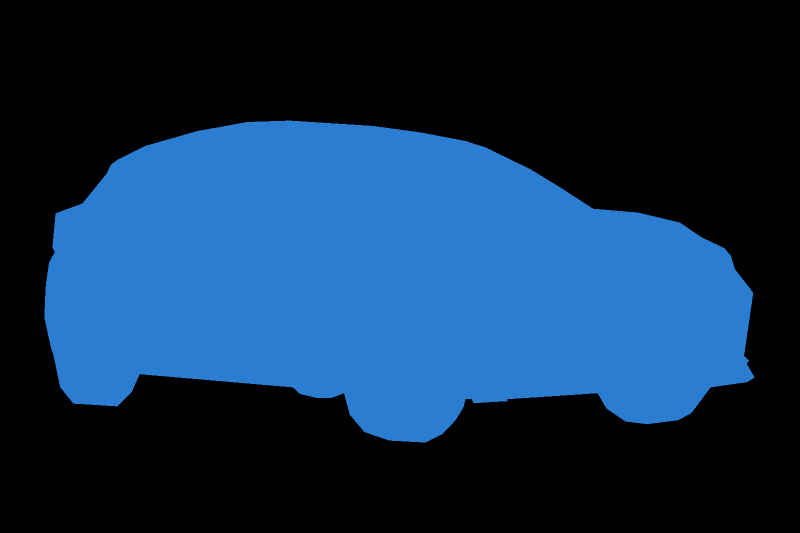
#> input picture labs/lab4/gt/SegmentationClass/myblue.png, 1600 x 1066 px, found by its file name (shown at 1/2 size)
$ python tobe_bin.py
#> lines starting #> are read from the running program, lines starting #| are printed output that depends on the picture; after the words box and inside, x2 and y2 are one past the last pixel; in counts of white or black regions, pixels touching at a corner belong together
import cv2
import numpy as np

# อ่าน SegmentationClass mask
mask = cv2.imread(
    'C:/university/241-353/T.Fern/program/labs/lab4/gt/SegmentationClass/myblue.png')
#> mask is the input picture: shape (1066, 1600, 3); mean B, G, R 80.8, 48.3, 16.2

# แปลงเป็น BGR เป็น RGB
mask_rgb = cv2.cvtColor(mask, cv2.COLOR_BGR2RGB)

# กำหนดสีของ car class (42,125,209)
car_color = np.array([42, 125, 209])

# สร้าง binary mask โดยหาพิกเซลที่เป็นสี car
binary_mask = np.all(mask_rgb == car_color, axis=-1).astype(np.uint8) * 255
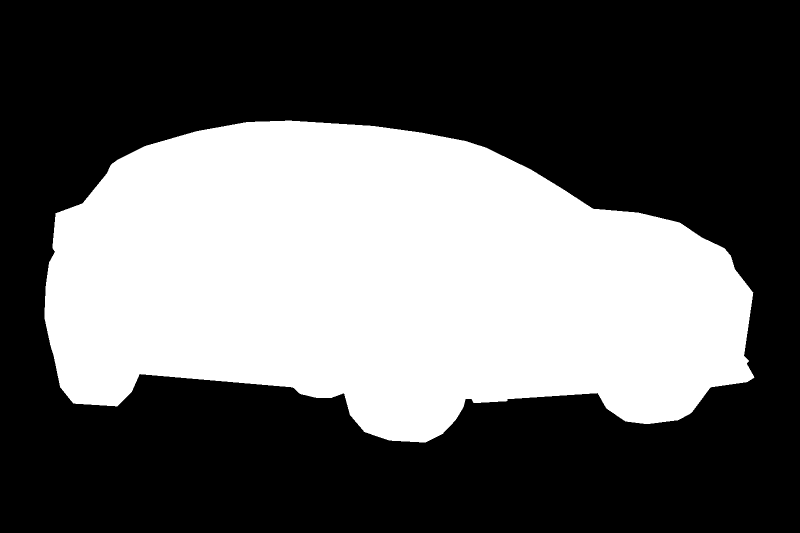
#> binary_mask: shape (1066, 1600) (shown at 1/2 size); 38.7% white; 1 white region, box (x1, y1, x2, y2) and area: (89, 241, 1509, 885) 659323

# บันทึกไฟล์
cv2.imwrite(
    'C:/university/241-353/T.Fern/program/labs/lab4/gt_bin.png', binary_mask)
print
